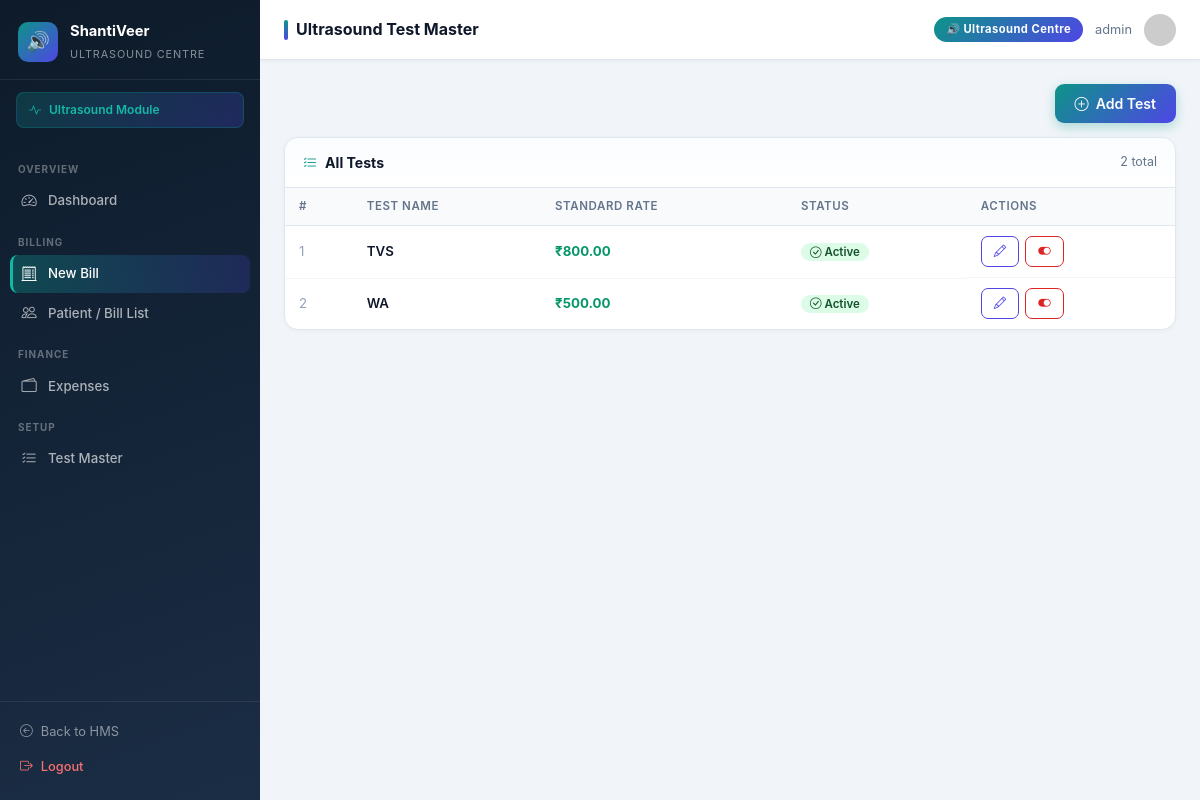
/ultrasound/tests/ (signed in), run on the app's committed database.
### ultrasound/models.py (models this page shows, shortened)
class UltrasoundTestMaster(models.Model):
    name = models.CharField(max_length=200, unique=True)
    rate = models.DecimalField(max_digits=10, decimal_places=2)
    is_active = models.BooleanField(default=True)
    history = HistoricalRecords()
    class Meta:
        ordering = ['name']
        verbose_name = 'Ultrasound Test'
        verbose_name_plural = 'Ultrasound Tests'

### ultrasound/views.py (the view)
# urls.py: path('tests/', views.test_list, name='test_list'),
@require_module('ultrasound', level='view')
def test_list(request):
    tests = UltrasoundTestMaster.objects.all().order_by('name')
    return render(request, 'ultrasound/test_list.html', {
        'active_sidebar': 'ultrasound',
        'tests': tests,
    })

### core/context_processors.py (called while the page is built)
def hospital_info(request):
    ctx = {
        'hospital_name': settings.HOSPITAL_NAME,
        'hospital_address': settings.HOSPITAL_ADDRESS,
        'hospital_phone': settings.HOSPITAL_PHONE,
    }
    if request.user.is_authenticated:
        ctx['unread_notifications'] = services.get_unread_notifications(request.user, limit=5)
        ctx['notification_count'] = services.get_unread_notification_count(request.user)
    else:
        ctx['unread_notifications'] = []
        ctx['notification_count'] = 0
    return ctx

def role_context(request):
    user = request.user
    if not user.is_authenticated:
        return {}
    role = rbac.get_user_role(user)
    access = {
        key: rbac.get_access_level(user, key) for key in rbac.MODULE_ACCESS
    }
    return {
        'user_role': role,
        'user_role_label': rbac.ROLE_LABELS.get(role, 'User'),
        'user_role_icon': rbac.ROLE_ICONS.get(role, 'bi-person'),
        'module_access': access,
    }

### core/rbac.py (called while the page is built, shortened)
def get_user_role(user):
    if not user.is_authenticated:
        return None
    if user.is_superuser or (user.is_staff and not user.groups.exists()):
        return ADMIN

def get_access_level(user, module_key):
    if not user.is_authenticated:
        return NONE
    if user.is_superuser:
        return FULL
    role = get_user_role(user)
    if role is None:
        return NONE
    return MODULE_ACCESS.get(module_key, {}).get(role, NONE)

def require_module(module_key, level=VIEW):
    def decorator(view_func):
        @wraps(view_func)
        @login_required
        def _wrapped(request, *args, **kwargs):
            access = get_access_level(request.user, module_key)
            if access == NONE or (level == FULL and access != FULL):
                raise PermissionDenied(
                    f"Your role does not have access to this module.")
            request.is_view_only = (access == VIEW)
            return view_func(request, *args, **kwargs)
        return _wrapped
    return decorator

### core/services.py (called while the page is built)
def get_unread_notifications(user=None, limit=10):
    return []

def get_unread_notification_count(user=None):
    return 0

### templates/ultrasound/test_list.html (shortened to what this page needs)
{% extends 'ultrasound/base_ultrasound.html' %}
{% block page_title %}Ultrasound Test Master{% endblock %}
{% block content %}
<div style="display:flex;justify-content:flex-end;margin-bottom:14px;">
  <a href="{% url 'ultrasound:test_add' %}" class="btn-usg-primary">
    <i class="bi bi-plus-circle"></i> Add Test
  </a>
</div>
<div class="usg-card">
  <div class="usg-card-header">
    <div class="usg-card-title"><i class="bi bi-list-check"></i> All Tests</div>
    <span style="font-size:0.78rem;color:#64748b;">{{ tests.count }} total</span>
  </div>
  <div class="usg-card-body" style="padding:0;">
    <div class="usg-table-wrap">
      <table class="usg-table">
        <thead>
          <tr>
            <th>#</th><th>Test Name</th><th>Standard Rate</th><th>Status</th><th>Actions</th>
          </tr>
        </thead>
        <tbody>
          {% for t in tests %}
          <tr>
            <td style="color:#94a3b8;">{{ forloop.counter }}</td>
            <td style="font-weight:600;">{{ t.name }}</td>
            <td style="font-weight:700;color:#059669;">₹{{ t.rate }}</td>
            <td>
              {% if t.is_active %}
                <span class="badge-green"><i class="bi bi-check-circle"></i> Active</span>
              {% else %}
                <span class="badge-red"><i class="bi bi-x-circle"></i> Inactive</span>
              {% endif %}
            </td>
            <td style="display:flex;gap:6px;">
              <a href="{% url 'ultrasound:test_edit' t.pk %}" class="btn-usg-outline btn-usg-sm">
                <i class="bi bi-pencil"></i>
              </a>
              <a href="{% url 'ultrasound:test_toggle' t.pk %}" class="btn-usg-outline btn-usg-sm"
                 style="{% if t.is_active %}color:#dc2626;border-color:#dc2626;{% else %}color:#059669;border-color:#059669;{% endif %}"
                 onclick="return confirm('Toggle status for {{ t.name }}?')">
                {% if t.is_active %}<i class="bi bi-toggle-on"></i>{% else %}<i class="bi bi-toggle-off"></i>{% endif %}
              </a>
            </td>
          </tr>
          {% empty %}
          <tr>
            <td colspan="5" style="text-align:center;padding:30px;color:#64748b;">
              No tests yet. <a href="{% url 'ultrasound:test_add' %}">Add the first one</a>
            </td>
          </tr>
          {% endfor %}
        </tbody>
      </table>
    </div>
  </div>
</div>
{% endblock %}

### templates/ultrasound/base_ultrasound.html (shortened to what this page needs)
{% load static %}
{% load group_tags %}
<!DOCTYPE html>
<html lang="en">
<head>
  <link href="https://cdn.jsdelivr.net/npm/bootstrap@5.3.2/dist/css/bootstrap.min.css" rel="stylesheet">
  <link href="https://cdn.jsdelivr.net/npm/bootstrap-icons@1.11.1/font/bootstrap-icons.css" rel="stylesheet">
</head>
<body>
<div class="usg-layout">
  <aside class="usg-sidebar" id="usgSidebar">
    <a href="{% url 'ultrasound:dashboard' %}" class="usg-brand text-decoration-none">
      <div class="usg-brand-icon">🔊</div>
      <div class="usg-brand-text">
        <strong>ShantiVeer</strong>
        <small>ULTRASOUND CENTRE</small>
      </div>
    </a>
    <div class="usg-module-badge">
      <i class="bi bi-activity"></i>
      Ultrasound Module
    </div>
    <nav class="usg-nav">
      <div class="usg-nav-section">Overview</div>
      <a href="{% url 'ultrasound:dashboard' %}" class="{% if active_sidebar == 'ultrasound_dashboard' %}active{% endif %}">
        <i class="bi bi-speedometer2"></i> Dashboard
      </a>
      <div class="usg-nav-section">Billing</div>
      <a href="{% url 'ultrasound:ultrasound_investigation' %}" class="{% if active_sidebar == 'ultrasound' %}active{% endif %}">
        <i class="bi bi-receipt-cutoff"></i> New Bill
      </a>
      <a href="{% url 'ultrasound:patient_list' %}" class="{% if active_sidebar == 'ultrasound_list' %}active{% endif %}">
        <i class="bi bi-people"></i> Patient / Bill List
      </a>
      <div class="usg-nav-section">Finance</div>
      <a href="{% url 'ultrasound:expenses' %}" class="{% if active_sidebar == 'ultrasound_expenses' %}active{% endif %}">
        <i class="bi bi-wallet2"></i> Expenses
      </a>
      <div class="usg-nav-section">Setup</div>
      <a href="{% url 'ultrasound:test_list' %}" class="{% if active_sidebar == 'ultrasound_tests' %}active{% endif %}">
        <i class="bi bi-list-check"></i> Test Master
      </a>
    </nav>
    <div class="usg-nav-bottom">
      <a href="{% url 'core:dashboard' %}" class="usg-back-btn">
        <i class="bi bi-arrow-left-circle"></i> Back to HMS
      </a>
      <a href="{% url 'accounts:logout' %}" class="usg-exit-btn">
        <i class="bi bi-box-arrow-right"></i> Logout
      </a>
    </div>
  </aside>
  <div class="usg-main">
    <div class="usg-topbar">
      <h1>{% block page_title %}Ultrasound{% endblock %}</h1>
      <div class="usg-topbar-right">
        <span class="usg-module-chip">🔊 Ultrasound Centre</span>
        <span style="font-size:0.8rem;color:var(--usg-muted)">
          {{ user.get_full_name|default:user.username }}
        </span>
        <img src="https://ui-avatars.com/api/?name={{ user.get_full_name|default:user.username }}&background=0d9488&color=fff&size=32"
             style="width:32px;height:32px;border-radius:50%;" alt="avatar">
      </div>
    </div>
    <div class="usg-content">
      {% block content %}{% endblock %}
    </div>
  </div>
</div>
</body>
</html>

### data on the page
UltrasoundTestMaster: name "TVS", rate "800.00", is_active True (drawn)
UltrasoundTestMaster: name "WA", rate "500.00", is_active True (drawn)

### other printed values
{{ user.get_full_name|default:user.username }} "admin"
{{ tests.count }} "2"
